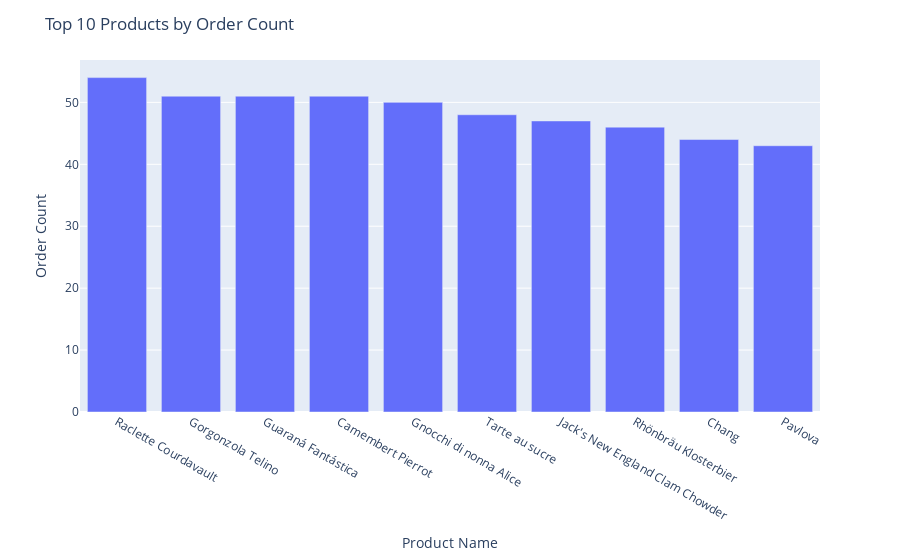

The code cell stored with this chart in its notebook:
### Code cell
fig = px.bar(x = Orders.groupby('ProductName')['OrderID'].nunique().sort_values(ascending = False).head(10).index ,
                y = Orders.groupby('ProductName')['OrderID'].nunique().sort_values(ascending = False).head(10).values)
fig.update_layout(title_text='Top 10 Products by Order Count',
                  xaxis_title_text='Product Name',
                  yaxis_title_text='Order Count')
fig.show()

### Figure 1 — Plotly figure (JSON) as saved in the notebook; plotly's stock layout.template omitted (floating-point values rounded to 4 significant figures)
{"data": [{"alignmentgroup": "True", "hovertemplate": "x=%{x}<br>y=%{y}<extra></extra>", "legendgroup": "", "marker": {"color": "#636efa", "pattern": {"shape": ""}}, "name": "", "offsetgroup": "", "orientation": "v", "showlegend": false, "textposition": "auto", "type": "bar", "x": ["Raclette Courdavault", "Gorgonzola Telino", "Guaraná Fantástica", "Camembert Pierrot", "Gnocchi di nonna Alice", "Tarte au sucre", "Jack's New England Clam Chowder", "Rhönbräu Klosterbier", "Chang", "Pavlova"], "xaxis": "x", "y": [54, 51, 51, 51, 50, 48, 47, 46, 44, 43], "yaxis": "y"}], "layout": {"barmode": "relative", "legend": {"tracegroupgap": 0}, "margin": {"t": 60}, "title": {"text": "Top 10 Products by Order Count"}, "xaxis": {"anchor": "y", "domain": [0, 1], "title": {"text": "Product Name"}}, "yaxis": {"anchor": "x", "domain": [0, 1], "title": {"text": "Order Count"}}}}
